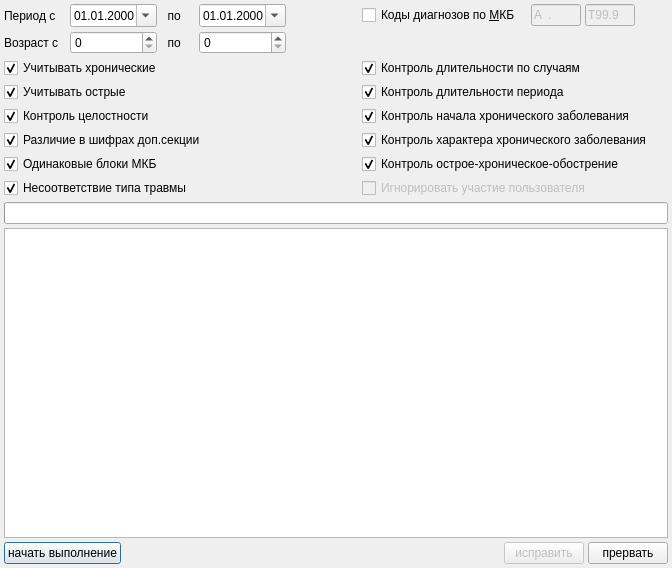
<?xml version="1.0" encoding="UTF-8"?>
<ui version="4.0">
 <class>Dialog</class>
 <widget class="QDialog" name="Dialog">
  <property name="geometry">
   <rect>
    <x>0</x>
    <y>0</y>
    <width>672</width>
    <height>568</height>
   </rect>
  </property>
  <property name="windowTitle">
   <string>Логический контроль заболеваний в ЛУД</string>
  </property>
  <layout class="QGridLayout" name="gridLayout">
   <property name="margin">
    <number>4</number>
   </property>
   <property name="spacing">
    <number>4</number>
   </property>
   <item row="0" column="0">
    <widget class="QLabel" name="lblBegin">
     <property name="text">
      <string>Период с   </string>
     </property>
     <property name="buddy">
      <cstring>dateBeginPeriod</cstring>
     </property>
    </widget>
   </item>
   <item row="0" column="1">
    <widget class="CDateEdit" name="dateBeginPeriod">
     <property name="sizePolicy">
      <sizepolicy hsizetype="Maximum" vsizetype="Fixed">
       <horstretch>0</horstretch>
       <verstretch>0</verstretch>
      </sizepolicy>
     </property>
     <property name="displayFormat">
      <string>dd.MM.yyyy</string>
     </property>
     <property name="calendarPopup">
      <bool>true</bool>
     </property>
    </widget>
   </item>
   <item row="0" column="2">
    <widget class="QLabel" name="lblEnd">
     <property name="text">
      <string>  по    </string>
     </property>
     <property name="buddy">
      <cstring>dateEndPeriod</cstring>
     </property>
    </widget>
   </item>
   <item row="0" column="3" colspan="2">
    <widget class="CDateEdit" name="dateEndPeriod">
     <property name="sizePolicy">
      <sizepolicy hsizetype="Maximum" vsizetype="Fixed">
       <horstretch>0</horstretch>
       <verstretch>0</verstretch>
      </sizepolicy>
     </property>
     <property name="displayFormat">
      <string>dd.MM.yyyy</string>
     </property>
     <property name="calendarPopup">
      <bool>true</bool>
     </property>
    </widget>
   </item>
   <item row="0" column="5">
    <spacer name="horizontalSpacer_10">
     <property name="orientation">
      <enum>Qt::Horizontal</enum>
     </property>
     <property name="sizeHint" stdset="0">
      <size>
       <width>68</width>
       <height>20</height>
      </size>
     </property>
    </spacer>
   </item>
   <item row="0" column="6">
    <widget class="QCheckBox" name="chkMKB">
     <property name="text">
      <string>Коды диагнозов по &amp;МКБ</string>
     </property>
    </widget>
   </item>
   <item row="0" column="7">
    <widget class="CICDCodeEdit" name="edtMKBFrom">
     <property name="enabled">
      <bool>false</bool>
     </property>
     <property name="maximumSize">
      <size>
       <width>50</width>
       <height>16777215</height>
      </size>
     </property>
     <property name="inputMask">
      <string>a00.00; </string>
     </property>
     <property name="text">
      <string>A.</string>
     </property>
    </widget>
   </item>
   <item row="0" column="8">
    <widget class="CICDCodeEdit" name="edtMKBTo">
     <property name="enabled">
      <bool>false</bool>
     </property>
     <property name="maximumSize">
      <size>
       <width>50</width>
       <height>16777215</height>
      </size>
     </property>
     <property name="inputMask">
      <string>a00.00; </string>
     </property>
     <property name="text">
      <string>T99.9</string>
     </property>
    </widget>
   </item>
   <item row="0" column="9">
    <spacer name="horizontalSpacer">
     <property name="orientation">
      <enum>Qt::Horizontal</enum>
     </property>
     <property name="sizeHint" stdset="0">
      <size>
       <width>14</width>
       <height>20</height>
      </size>
     </property>
    </spacer>
   </item>
   <item row="2" column="0" colspan="3">
    <widget class="QCheckBox" name="chkAccountChronicDisease">
     <property name="text">
      <string>Учитывать хронические</string>
     </property>
     <property name="checked">
      <bool>true</bool>
     </property>
    </widget>
   </item>
   <item row="2" column="4" colspan="2">
    <spacer name="horizontalSpacer_3">
     <property name="orientation">
      <enum>Qt::Horizontal</enum>
     </property>
     <property name="sizeHint" stdset="0">
      <size>
       <width>50</width>
       <height>20</height>
      </size>
     </property>
    </spacer>
   </item>
   <item row="2" column="6" colspan="3">
    <widget class="QCheckBox" name="chkDiseaseDiagnostic">
     <property name="text">
      <string>Контроль длительности по случаям</string>
     </property>
     <property name="checked">
      <bool>true</bool>
     </property>
    </widget>
   </item>
   <item row="3" column="0" colspan="3">
    <widget class="QCheckBox" name="chkAccountAcuteDisease">
     <property name="text">
      <string>Учитывать острые</string>
     </property>
     <property name="checked">
      <bool>true</bool>
     </property>
    </widget>
   </item>
   <item row="3" column="4" colspan="2">
    <spacer name="horizontalSpacer_4">
     <property name="orientation">
      <enum>Qt::Horizontal</enum>
     </property>
     <property name="sizeHint" stdset="0">
      <size>
       <width>50</width>
       <height>20</height>
      </size>
     </property>
    </spacer>
   </item>
   <item row="3" column="6" colspan="2">
    <widget class="QCheckBox" name="chkDataDiagnosis">
     <property name="text">
      <string>Контроль длительности периода</string>
     </property>
     <property name="checked">
      <bool>true</bool>
     </property>
    </widget>
   </item>
   <item row="4" column="0" colspan="3">
    <widget class="QCheckBox" name="chkControlIntegrity">
     <property name="text">
      <string>Контроль целостности</string>
     </property>
     <property name="checked">
      <bool>true</bool>
     </property>
    </widget>
   </item>
   <item row="4" column="4" colspan="2">
    <spacer name="horizontalSpacer_5">
     <property name="orientation">
      <enum>Qt::Horizontal</enum>
     </property>
     <property name="sizeHint" stdset="0">
      <size>
       <width>50</width>
       <height>20</height>
      </size>
     </property>
    </spacer>
   </item>
   <item row="4" column="6" colspan="3">
    <widget class="QCheckBox" name="chkCharacterChronicFirstDisease">
     <property name="text">
      <string>Контроль начала хронического заболевания</string>
     </property>
     <property name="checked">
      <bool>true</bool>
     </property>
    </widget>
   </item>
   <item row="5" column="0" colspan="4">
    <widget class="QCheckBox" name="chkCodingMKBEx">
     <property name="text">
      <string>Различие в шифрах доп.секции</string>
     </property>
     <property name="checked">
      <bool>true</bool>
     </property>
    </widget>
   </item>
   <item row="5" column="4" colspan="2">
    <spacer name="horizontalSpacer_6">
     <property name="orientation">
      <enum>Qt::Horizontal</enum>
     </property>
     <property name="sizeHint" stdset="0">
      <size>
       <width>50</width>
       <height>20</height>
      </size>
     </property>
    </spacer>
   </item>
   <item row="5" column="6" colspan="4">
    <widget class="QCheckBox" name="chkCharacterChronicKnowDisease">
     <property name="text">
      <string>Контроль характера хронического заболевания</string>
     </property>
     <property name="checked">
      <bool>true</bool>
     </property>
    </widget>
   </item>
   <item row="6" column="0" colspan="3">
    <widget class="QCheckBox" name="chkCodingMKB">
     <property name="text">
      <string>Одинаковые блоки МКБ</string>
     </property>
     <property name="checked">
      <bool>true</bool>
     </property>
    </widget>
   </item>
   <item row="6" column="4" colspan="2">
    <spacer name="horizontalSpacer_7">
     <property name="orientation">
      <enum>Qt::Horizontal</enum>
     </property>
     <property name="sizeHint" stdset="0">
      <size>
       <width>50</width>
       <height>20</height>
      </size>
     </property>
    </spacer>
   </item>
   <item row="6" column="6" colspan="3">
    <widget class="QCheckBox" name="chkChronicAcuteDisease">
     <property name="text">
      <string>Контроль острое-хроническое-обострение</string>
     </property>
     <property name="checked">
      <bool>true</bool>
     </property>
    </widget>
   </item>
   <item row="7" column="0" colspan="4">
    <widget class="QCheckBox" name="chkCodingTraumaType">
     <property name="text">
      <string>Несоответствие типа травмы</string>
     </property>
     <property name="checked">
      <bool>true</bool>
     </property>
    </widget>
   </item>
   <item row="7" column="4" colspan="2">
    <spacer name="horizontalSpacer_8">
     <property name="orientation">
      <enum>Qt::Horizontal</enum>
     </property>
     <property name="sizeHint" stdset="0">
      <size>
       <width>40</width>
       <height>20</height>
      </size>
     </property>
    </spacer>
   </item>
   <item row="7" column="6" colspan="3">
    <widget class="QCheckBox" name="chkIgnoreCorrectionUser">
     <property name="enabled">
      <bool>false</bool>
     </property>
     <property name="text">
      <string>Игнорировать участие пользователя</string>
     </property>
    </widget>
   </item>
   <item row="9" column="0" colspan="10">
    <widget class="CRemarkListWidget" name="listResultControlDiagnosis">
     <property name="editTriggers">
      <set>QAbstractItemView::DoubleClicked|QAbstractItemView::EditKeyPressed|QAbstractItemView::SelectedClicked</set>
     </property>
     <property name="selectionMode">
      <enum>QAbstractItemView::ExtendedSelection</enum>
     </property>
     <property name="flow">
      <enum>QListView::TopToBottom</enum>
     </property>
    </widget>
   </item>
   <item row="10" column="0" colspan="10">
    <layout class="QHBoxLayout" name="horizontalLayout_2">
     <property name="spacing">
      <number>4</number>
     </property>
     <item>
      <widget class="QPushButton" name="btnStartControl">
       <property name="text">
        <string>начать выполнение</string>
       </property>
       <property name="autoDefault">
        <bool>true</bool>
       </property>
      </widget>
     </item>
     <item>
      <widget class="QLabel" name="lblCountLine">
       <property name="sizePolicy">
        <sizepolicy hsizetype="Expanding" vsizetype="Preferred">
         <horstretch>0</horstretch>
         <verstretch>0</verstretch>
        </sizepolicy>
       </property>
       <property name="text">
        <string/>
       </property>
       <property name="alignment">
        <set>Qt::AlignCenter</set>
       </property>
      </widget>
     </item>
     <item>
      <widget class="QPushButton" name="btnCorrectControl">
       <property name="enabled">
        <bool>false</bool>
       </property>
       <property name="text">
        <string>исправить</string>
       </property>
      </widget>
     </item>
     <item>
      <widget class="QPushButton" name="btnEndControl">
       <property name="text">
        <string>прервать</string>
       </property>
       <property name="autoDefault">
        <bool>true</bool>
       </property>
      </widget>
     </item>
    </layout>
   </item>
   <item row="8" column="0" colspan="10">
    <widget class="CProgressBar" name="prbControlDiagnosis">
     <property name="format">
      <string>%p%</string>
     </property>
    </widget>
   </item>
   <item row="1" column="0">
    <widget class="QLabel" name="lblAge">
     <property name="text">
      <string>Возраст с</string>
     </property>
    </widget>
   </item>
   <item row="1" column="1">
    <widget class="QSpinBox" name="edtAgeFrom">
     <property name="maximum">
      <number>150</number>
     </property>
    </widget>
   </item>
   <item row="1" column="2">
    <widget class="QLabel" name="lblAgeTo">
     <property name="text">
      <string>  по</string>
     </property>
    </widget>
   </item>
   <item row="1" column="3" colspan="2">
    <widget class="QSpinBox" name="edtAgeTo">
     <property name="maximum">
      <number>150</number>
     </property>
    </widget>
   </item>
   <item row="1" column="5" colspan="5">
    <spacer name="horizontalSpacer_2">
     <property name="orientation">
      <enum>Qt::Horizontal</enum>
     </property>
     <property name="sizeHint" stdset="0">
      <size>
       <width>40</width>
       <height>20</height>
      </size>
     </property>
    </spacer>
   </item>
  </layout>
 </widget>
 <customwidgets>
  <customwidget>
   <class>CDateEdit</class>
   <extends>QDateEdit</extends>
   <header>library/DateEdit.h</header>
  </customwidget>
  <customwidget>
   <class>CProgressBar</class>
   <extends>QProgressBar</extends>
   <header>library/ProgressBar.h</header>
  </customwidget>
  <customwidget>
   <class>CRemarkListWidget</class>
   <extends>QListWidget</extends>
   <header>RemarkListWidget.h</header>
  </customwidget>
  <customwidget>
   <class>CICDCodeEdit</class>
   <extends>QLineEdit</extends>
   <header>library/ICDCodeEdit.h</header>
  </customwidget>
 </customwidgets>
 <tabstops>
  <tabstop>dateBeginPeriod</tabstop>
  <tabstop>dateEndPeriod</tabstop>
  <tabstop>edtAgeFrom</tabstop>
  <tabstop>edtAgeTo</tabstop>
  <tabstop>chkAccountChronicDisease</tabstop>
  <tabstop>chkAccountAcuteDisease</tabstop>
  <tabstop>chkControlIntegrity</tabstop>
  <tabstop>chkCodingMKBEx</tabstop>
  <tabstop>chkCodingMKB</tabstop>
  <tabstop>chkCodingTraumaType</tabstop>
  <tabstop>chkMKB</tabstop>
  <tabstop>edtMKBFrom</tabstop>
  <tabstop>edtMKBTo</tabstop>
  <tabstop>chkDiseaseDiagnostic</tabstop>
  <tabstop>chkDataDiagnosis</tabstop>
  <tabstop>chkCharacterChronicFirstDisease</tabstop>
  <tabstop>chkCharacterChronicKnowDisease</tabstop>
  <tabstop>chkChronicAcuteDisease</tabstop>
  <tabstop>chkIgnoreCorrectionUser</tabstop>
  <tabstop>listResultControlDiagnosis</tabstop>
  <tabstop>btnStartControl</tabstop>
  <tabstop>btnCorrectControl</tabstop>
  <tabstop>btnEndControl</tabstop>
 </tabstops>
 <resources/>
 <connections/>
</ui>
